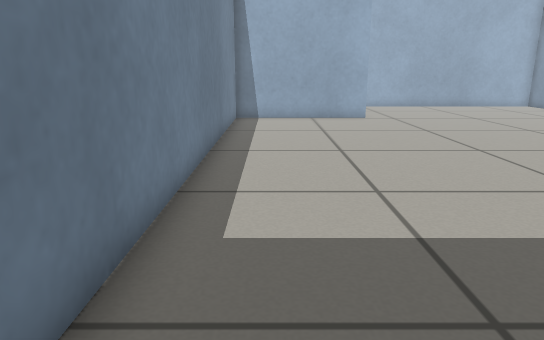
view 1 (above)

12 first-person views from a walk through a robot-simulator world made for Gazebo. The camera is 0.54 m above the floor, tilts 14° down and sees 70° across. The floor is counted in squares, 0.25 m on a side. Each view is taken from the middle of a square. On the plan, view 1 faces up. The plan holds only what a view shows up to about 20 squares ahead; the rest is blank.

view 2
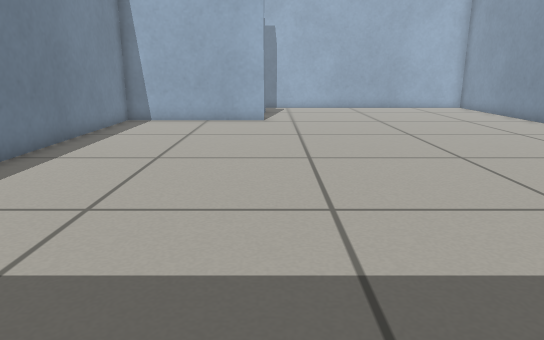

view 3
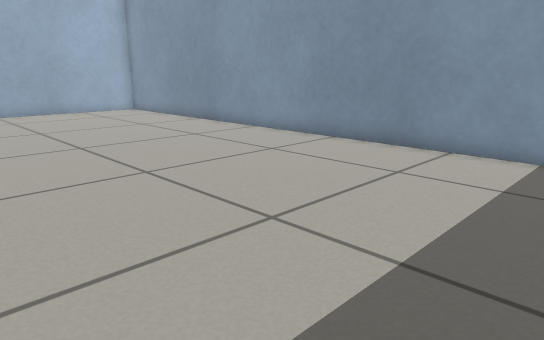

view 4
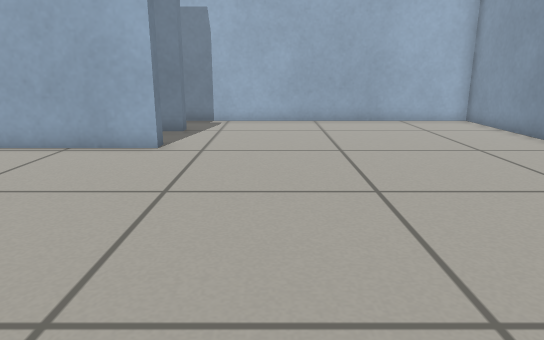

view 5
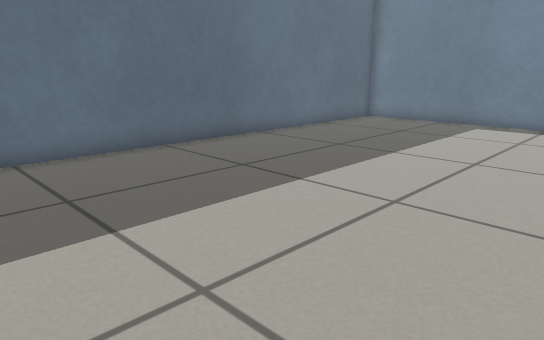

view 6
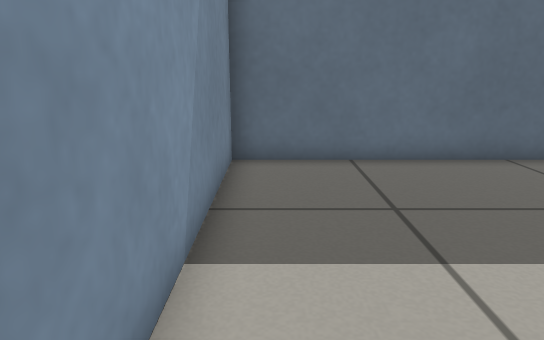

view 7
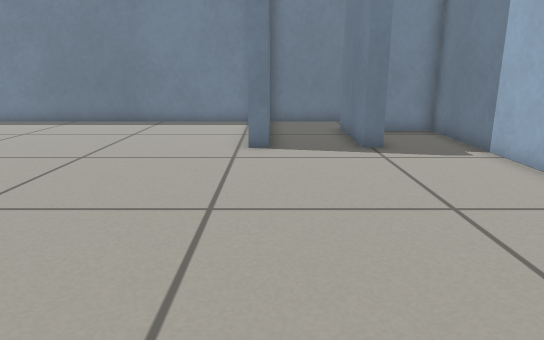

view 8
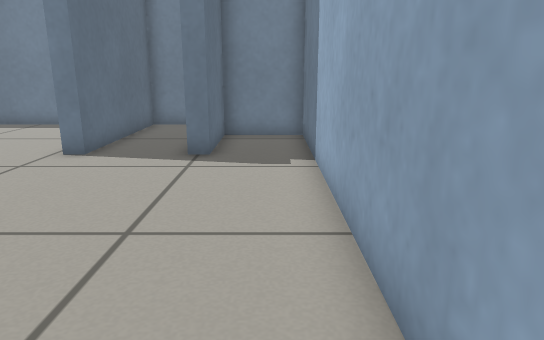

view 9
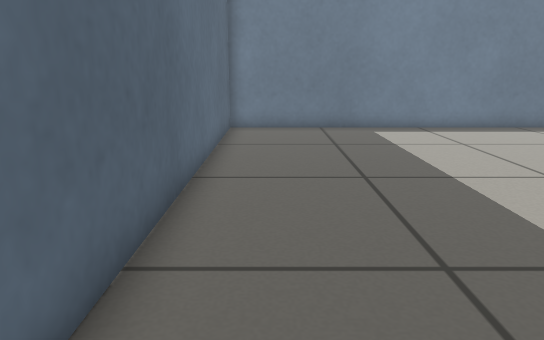

view 10
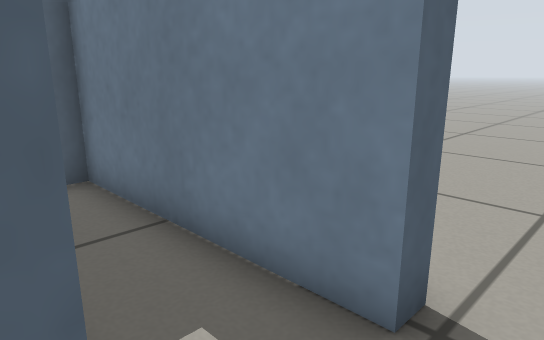

view 11
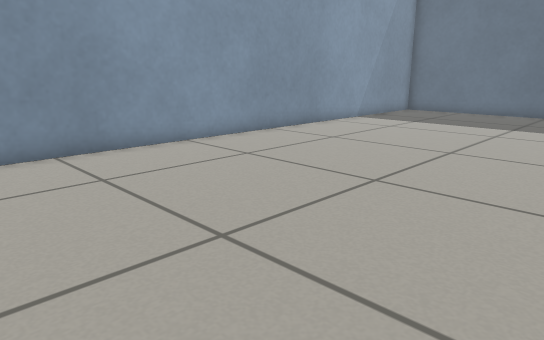

view 12
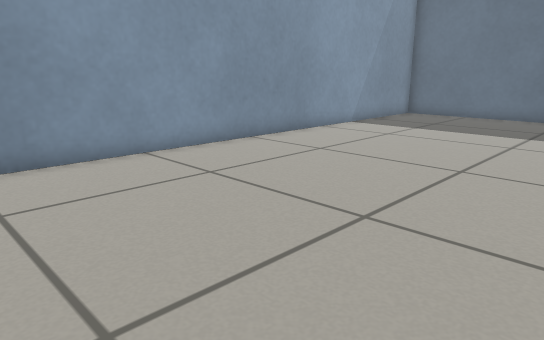

### Floor plan
Key: @ floor where view 1 was taken; # wall or solid block; . floor.
Columns run from 4 left of view 1 to 17 right of it. Each row starts with its distance up from view 1.
 28      .
 27 ...  #
 26 ..#. #################
 25   #..#...............#
 24   #..#...............#
 23   #..####............#
 22   #..................#
 21   #..................#
 20   #######............#
 19   #######............#
 18   #..................#
 17   #..................#
 16   #..................#
 15   #..................#
 14   #..................#
 13   #..................#
 12   #..................#
 11   #..................#
 10   #..................#
  9   #..................#
  8   #..................#
  7   #..................#
  6   #..................#
  5   #..................#
  4   #..................#
  3   #..................#
  2   #..................#
  1   #..................#
  0   #.@................#
 -1   ####################

Positions as (right, up) in squares from view 1, and headings:
1: (0, 0), facing up
2: (5, 1), facing up
3: (6, 3), facing up-right
4: (8, 8), facing up
5: (16, 10), facing down-left
6: (16, 9), facing down
7: (16, 20), facing left
8: (15, 25), facing left
9: (14, 1), facing left
10: (1, 28), facing down-left
11: (6, 22), facing down-right
12: (7, 20), facing down-right
